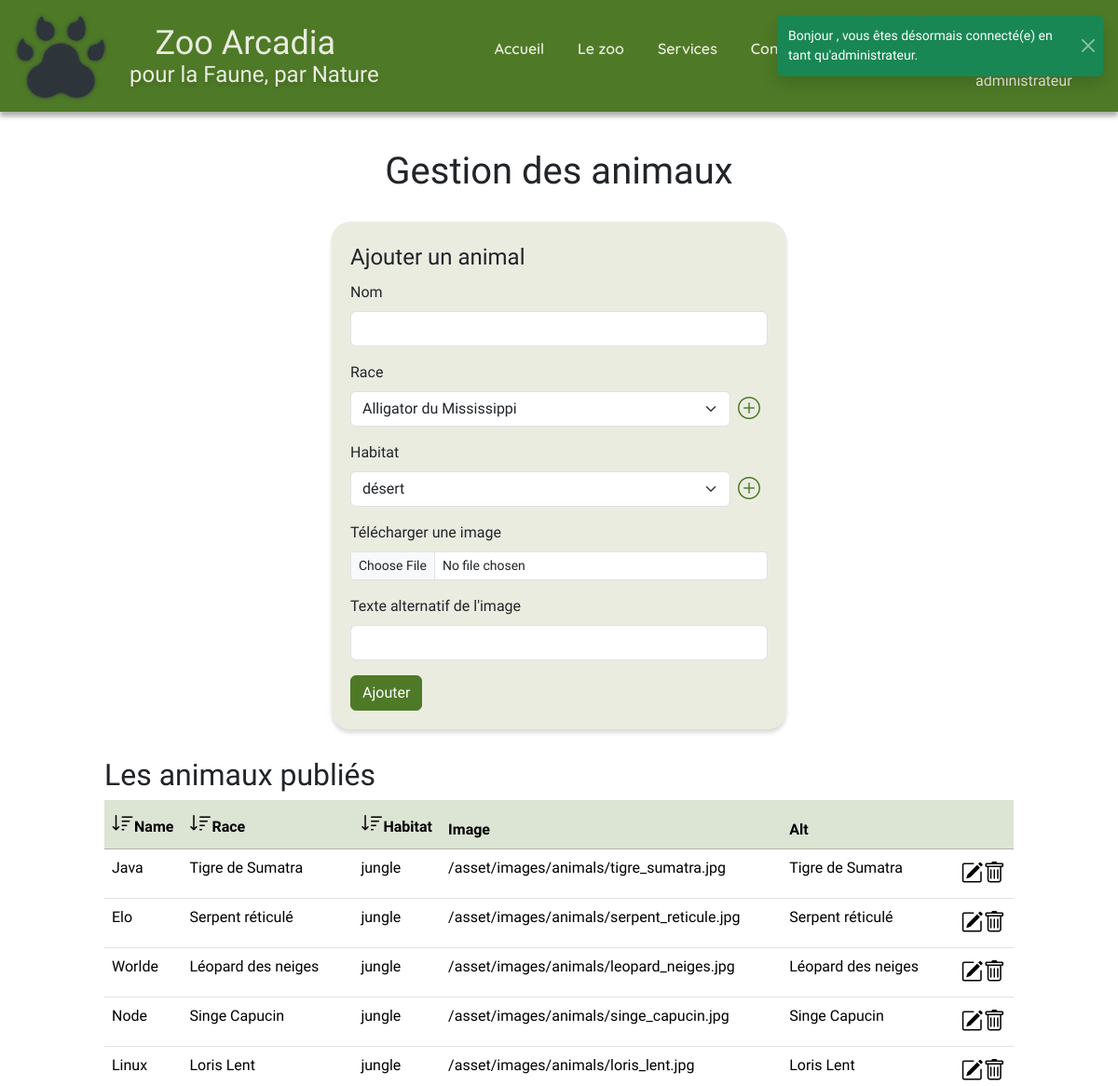
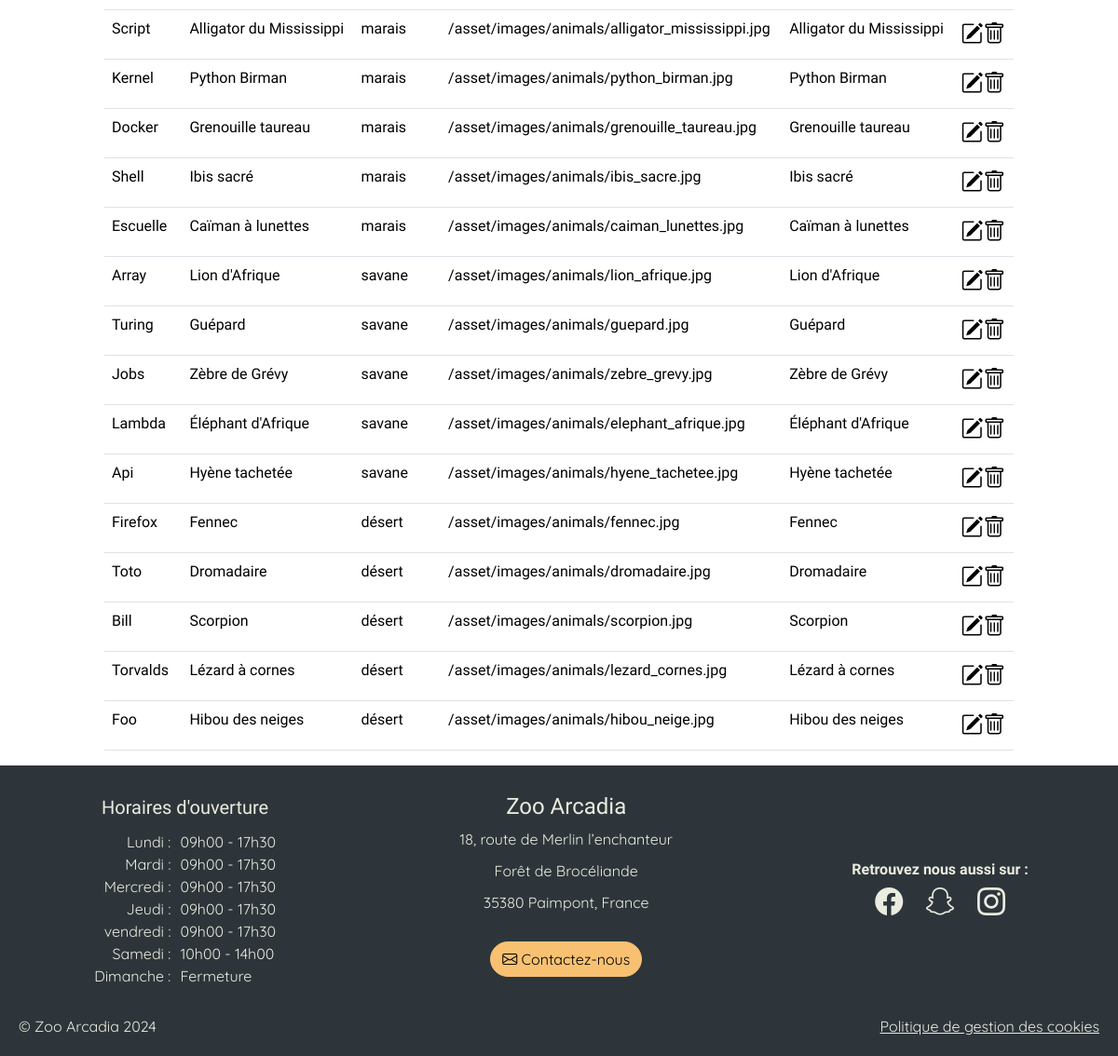
Page /admAnimals/view (signed in) on the committed database (2 pictures, top to bottom).
### tables this page shows
CREATE TABLE animal(
   id INT AUTO_INCREMENT,
   name VARCHAR(50) NOT NULL,
   image_url VARCHAR(250) NOT NULL,
   image_alt VARCHAR(250),
   biome_id INT NOT NULL,
   breed_id INT NOT NULL,
   PRIMARY KEY(id),
   FOREIGN KEY(biome_id) REFERENCES biome(id),
   FOREIGN KEY(breed_id) REFERENCES breed(id)
);

CREATE TABLE breed(
   id INT AUTO_INCREMENT,
   name VARCHAR(50),
   diet VARCHAR(50) NOT NULL,
   PRIMARY KEY(id)
);

CREATE TABLE biome(
   id INT AUTO_INCREMENT,
   name VARCHAR(50) NOT NULL,
   description TEXT NOT NULL,
   image_url VARCHAR(250) NOT NULL,
   image_url_hd VARCHAR(250) NOT NULL,
   image_alt VARCHAR(250) NOT NULL,
   PRIMARY KEY(id)
);

CREATE TABLE opening (
    id INT AUTO_INCREMENT PRIMARY KEY,
    day_name VARCHAR(10) NOT NULL,        
    opening_hour INT NOT NULL,  
    opening_minute INT NOT NULL, 
    closing_hour INT NOT NULL,    
    closing_minute INT NOT NULL,  
    closure BOOLEAN        
);

### app/Database/DbUtils.php (called while the page is built, shortened)
<?php
class DbUtils
{
    static ?PDO $pdo = null;
    public static function getPdo(): PDO
    {
        if (self::$pdo !== null) {
            return self::$pdo;
        }
        self::$pdo = new \PDO(self::getDSN(), self::getUser(), self::getPassword());
        return self::$pdo;
    }
    private static function getEnv($key, $default = null)
    {
        $value = getenv($key);
        return $default;
    }
    public static function getDSN()
    {
        $host = 'mysql';
        $dbname = self::getEnv('MYSQL_DATABASE');
        $port = '3306';
        return "mysql:host={$host};dbname={$dbname};port={$port}";
    }
    public static function getUser()
    {
        return self::getEnv('MYSQL_USER');
    }
    public static function getPassword()
    {
        return self::getEnv('MYSQL_PASSWORD');
    }
}

### app/Views/admAnimals.php (the view, shortened to what this page needs)
<?php
$query = DbUtils::getPdo()->query('SELECT * FROM breed ORDER BY name ASC');
$breeds = $query->fetchAll(\PDO::FETCH_ASSOC);
$query = DbUtils::getPdo()->query('SELECT * FROM biome ORDER BY name ASC');
$biomes = $query->fetchAll(\PDO::FETCH_ASSOC);
?>
    <div class="container-fluid col-12 col-md-10 adm">
        <h1>Gestion des animaux</h1>
        <form method="post" action="" id="admForm" class="container-fluid col-12 col-lg-6 col-md-10" enctype="multipart/form-data">
            <fieldset>
            <legend>Ajouter un animal</legend>
                <div class="mb-3">
                    <label for="name" class="form-label">Nom</label>
                    <input type="text" class="form-control" id="name" name="name" maxlength="50" required>
                </div>
                <div class="mb-3">
                    <label for="breed" class="form-label">Race</label>
                    <div class="d-flex align-items-center">
                        <select class="form-select" name="breed">
                            <?php foreach ($breeds as $breed) {
                                    echo '<option value="' . $breed['id'] . '">' . $breed['name'] . '</option>';
                                }
                            ?>
                        </select>
                        <a href="/admBreeds/view">
                            <i class="bi bi-plus-circle m-2 fs-4"></i>
                        </a>
                    </div>
                </div>
                <div class="mb-3">
                    <label for="biome" class="form-label">Habitat</label>
                    <div class="d-flex align-items-center">
                        <select class="form-select" name="biome">
                            <?php foreach ($biomes as $biome) {
                                    echo '<option value="' . $biome['id'] . '">' . $biome['name'] . '</option>';
                                }
                            ?>
                        </select>
                        <a href="/admBiomes/view">
                            <i class="bi bi-plus-circle m-2 fs-4"></i>
                        </a>
                    </div>
                </div>
                <div class="mb-3">
                    <label for="upload" class="form-label">Télécharger une image</label>
                    <input class="form-control form-control-sm" id="upload" name="upload" type="file">
                </div>
                <div class="mb-3">
                    <label for="alt" class="form-label">Texte alternatif de l'image</label>
                    <input type="text" class="form-control" id="alt" name="alt" maxlength="250" required>
                </div>
            </fieldset>
            <button type="submit" id="addBiomeButton" class="btn btn-primary">Ajouter</button>
        </form>
        <h2>Les animaux publiés</h2>
        <div class="table-responsive">
            <table id="list-animal"  class="table table-hover table-responsive">
                <thead>
                    <tr class="table-primary ">
                        <th><i id="sort-icon-name" class="bi bi-sort-down"></i>Name</th>
                        <th><i id="sort-icon-breed" class="bi bi-sort-down"></i>Race</th>
                        <th><i id="sort-icon-biome" class="bi bi-sort-down"></i>Habitat</th>
                        <th>Image</th>
                        <th>Alt</th>
                        <th></th>
                    </tr>
                </thead>
                <tbody >
                    <?php
                    $query = DbUtils::getPdo()->query('SELECT a.id, a.name, a.image_url, a.image_alt, br.name as race, bi.name as biome
                                                     FROM animal a
                                                     JOIN breed br ON a.breed_id = br.id
                                                     JOIN biome bi ON a.biome_id = bi.id');
                    $animals = $query->fetchAll(\PDO::FETCH_ASSOC);
                    foreach ($animals as $animal) {
                        echo '<tr data-id="' . $animal['id'] . '">';
                        echo '<td>' . $animal['name'] . '</td>';
                        echo '<td>' . $animal['race'] . '</td>';
                        echo '<td>' . $animal['biome']. '</td>';
                        echo '<td>' . $animal['image_url']. '</td>';
                        echo '<td>' . $animal['image_alt'] . '</td>';
                        echo '<td class="icon-cell">'
                            . '<i class="bi bi-pencil-square"></i>'
                            . '<i class="bi bi-trash" data-id="' . $animal['id'] . '"></i>'
                            .'<i class="bi bi-x-circle hidden"></i>'
                            . '<i class="bi bi-floppy hidden"></i>'
                            . '</td>';
                        echo '</tr>';
                    }
                    ?>
                </tbody>
            </table>
        </div>
    </div>

### app/Views/templates/opening.php (shortened to what this page needs)
<?php
$query = DbUtils::getPdo()->query('SELECT * FROM opening');
$days = $query->fetchAll(\PDO::FETCH_ASSOC);
?>
<div id="opening-time">
    <div id="day">
        <div>Lundi :</div>
        <div>Mardi :</div>
        <div>Mercredi :</div>
        <div>Jeudi :</div>
        <div>vendredi :</div>
        <div>Samedi :</div>
        <div>Dimanche :</div>
    </div>
    <div id="opening-hours">
        <?php
            foreach ($days as $day){
                if($day['closure']){
                   echo "<div>Fermeture</div>";
                } else {
                    echo "<div>"
                    .sprintf('%02d', $day['opening_hour'])
                    ."h".sprintf('%02d', $day['opening_minute'])
                    ." - "
                    .sprintf('%02d', $day['closing_hour'])
                    ."h".sprintf('%02d', $day['closing_minute'])
                    ."</div>";
                }
            }
        ?>
    </div>
</div>

### rows in the picture
animal: name "Java", breed.name "Tigre de Sumatra", biome.name "jungle", image_url "/asset/images/animals/tigre_sumatra.jpg", image_alt "Tigre de Sumatra"
animal: name "Elo", breed.name "Serpent réticulé", biome.name "jungle", image_url "/asset/images/animals/serpent_reticule.jpg", image_alt "Serpent réticulé"
animal: name "Worlde", breed.name "Léopard des neiges", biome.name "jungle", image_url "/asset/images/animals/leopard_neiges.jpg", image_alt "Léopard des neiges"
animal: name "Node", breed.name "Singe Capucin", biome.name "jungle", image_url "/asset/images/animals/singe_capucin.jpg", image_alt "Singe Capucin"
animal: name "Linux", breed.name "Loris Lent", biome.name "jungle", image_url "/asset/images/animals/loris_lent.jpg", image_alt "Loris Lent"
animal: name "Script", breed.name "Alligator du Mississippi", biome.name "marais", image_url "/asset/images/animals/alligator_mississippi.jpg", image_alt "Alligator du Mississippi"
animal: name "Kernel", breed.name "Python Birman", biome.name "marais", image_url "/asset/images/animals/python_birman.jpg", image_alt "Python Birman"
animal: name "Docker", breed.name "Grenouille taureau", biome.name "marais", image_url "/asset/images/animals/grenouille_taureau.jpg", image_alt "Grenouille taureau"
animal: name "Shell", breed.name "Ibis sacré", biome.name "marais", image_url "/asset/images/animals/ibis_sacre.jpg", image_alt "Ibis sacré"
animal: name "Escuelle", breed.name "Caïman à lunettes", biome.name "marais", image_url "/asset/images/animals/caiman_lunettes.jpg", image_alt "Caïman à lunettes"
animal: name "Array", breed.name "Lion d'Afrique", biome.name "savane", image_url "/asset/images/animals/lion_afrique.jpg", image_alt "Lion d'Afrique"
animal: name "Turing", breed.name "Guépard", biome.name "savane", image_url "/asset/images/animals/guepard.jpg", image_alt "Guépard"
animal: name "Jobs", breed.name "Zèbre de Grévy", biome.name "savane", image_url "/asset/images/animals/zebre_grevy.jpg", image_alt "Zèbre de Grévy"
animal: name "Lambda", breed.name "Éléphant d'Afrique", biome.name "savane", image_url "/asset/images/animals/elephant_afrique.jpg", image_alt "Éléphant d'Afrique"
animal: name "Api", breed.name "Hyène tachetée", biome.name "savane", image_url "/asset/images/animals/hyene_tachetee.jpg", image_alt "Hyène tachetée"
animal: name "Firefox", breed.name "Fennec", biome.name "désert", image_url "/asset/images/animals/fennec.jpg", image_alt "Fennec"
animal: name "Toto", breed.name "Dromadaire", biome.name "désert", image_url "/asset/images/animals/dromadaire.jpg", image_alt "Dromadaire"
animal: name "Bill", breed.name "Scorpion", biome.name "désert", image_url "/asset/images/animals/scorpion.jpg", image_alt "Scorpion"
animal: name "Torvalds", breed.name "Lézard à cornes", biome.name "désert", image_url "/asset/images/animals/lezard_cornes.jpg", image_alt "Lézard à cornes"
animal: name "Foo", breed.name "Hibou des neiges", biome.name "désert", image_url "/asset/images/animals/hibou_neige.jpg", image_alt "Hibou des neiges"
opening: opening_hour "09", opening_minute "00", closing_hour "17", closing_minute "30"
opening: opening_hour "09", opening_minute "00", closing_hour "17", closing_minute "30"
opening: opening_hour "09", opening_minute "00", closing_hour "17", closing_minute "30"
opening: opening_hour "09", opening_minute "00", closing_hour "17", closing_minute "30"
opening: opening_hour "09", opening_minute "00", closing_hour "17", closing_minute "30"
opening: opening_hour "10", opening_minute "00", closing_hour "14", closing_minute "00"
opening: closure "Fermeture"

### other values in the picture
$_SESSION['role'] "administrateur"
form field breed "Alligator du Mississippi"
form field biome "désert"
